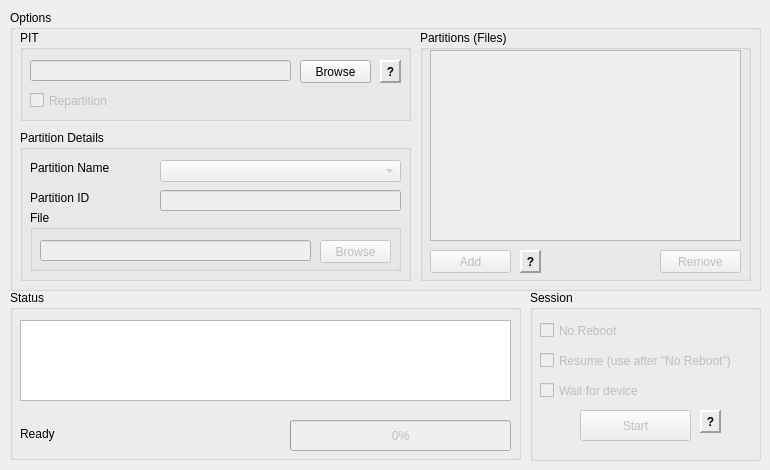
    <widget class="QWidget" name="flashTab">
     <attribute name="title">
      <string>Flash</string>
     </attribute>
     <widget class="QGroupBox" name="statusGroup">
      <property name="geometry">
       <rect>
        <x>10</x>
        <y>290</y>
        <width>511</width>
        <height>170</height>
       </rect>
      </property>
      <property name="title">
       <string>Status</string>
      </property>
      <widget class="QProgressBar" name="flashProgressBar">
       <property name="enabled">
        <bool>false</bool>
       </property>
       <property name="geometry">
        <rect>
         <x>280</x>
         <y>130</y>
         <width>221</width>
         <height>31</height>
        </rect>
       </property>
       <property name="value">
        <number>0</number>
       </property>
      </widget>
      <widget class="QPlainTextEdit" name="outputPlainTextEdit">
       <property name="enabled">
        <bool>true</bool>
       </property>
       <property name="geometry">
        <rect>
         <x>10</x>
         <y>30</y>
         <width>491</width>
         <height>81</height>
        </rect>
       </property>
       <property name="undoRedoEnabled">
        <bool>false</bool>
       </property>
       <property name="readOnly">
        <bool>true</bool>
       </property>
       <property name="plainText">
        <string notr="true"/>
       </property>
      </widget>
      <widget class="QLabel" name="flashLabel">
       <property name="geometry">
        <rect>
         <x>10</x>
         <y>130</y>
         <width>261</width>
         <height>21</height>
        </rect>
       </property>
       <property name="layoutDirection">
        <enum>Qt::LayoutDirection::RightToLeft</enum>
       </property>
       <property name="text">
        <string notr="true">Ready</string>
       </property>
       <property name="textFormat">
        <enum>Qt::TextFormat::PlainText</enum>
       </property>
       <property name="alignment">
        <set>Qt::AlignmentFlag::AlignBottom|Qt::AlignmentFlag::AlignLeading|Qt::AlignmentFlag::AlignLeft</set>
       </property>
      </widget>
     </widget>
     <widget class="QGroupBox" name="optionsGroup">
      <property name="geometry">
       <rect>
        <x>10</x>
        <y>10</y>
        <width>751</width>
        <height>281</height>
       </rect>
      </property>
      <property name="title">
       <string>Options</string>
      </property>
      <widget class="QGroupBox" name="pitGroup">
       <property name="geometry">
        <rect>
         <x>10</x>
         <y>20</y>
         <width>391</width>
         <height>91</height>
        </rect>
       </property>
       <property name="title">
        <string>PIT</string>
       </property>
       <widget class="QLineEdit" name="pitLineEdit">
        <property name="enabled">
         <bool>false</bool>
        </property>
        <property name="geometry">
         <rect>
          <x>10</x>
          <y>30</y>
          <width>261</width>
          <height>21</height>
         </rect>
        </property>
        <property name="readOnly">
         <bool>true</bool>
        </property>
       </widget>
       <widget class="QPushButton" name="pitBrowseButton">
        <property name="enabled">
         <bool>true</bool>
        </property>
        <property name="geometry">
         <rect>
          <x>280</x>
          <y>30</y>
          <width>71</width>
          <height>23</height>
         </rect>
        </property>
        <property name="focusPolicy">
         <enum>Qt::FocusPolicy::NoFocus</enum>
        </property>
        <property name="text">
         <string>Browse</string>
        </property>
        <property name="autoDefault">
         <bool>false</bool>
        </property>
        <property name="default">
         <bool>false</bool>
        </property>
        <property name="flat">
         <bool>false</bool>
        </property>
       </widget>
       <widget class="QLabel" name="pitBrowseTipLabel">
        <property name="enabled">
         <bool>true</bool>
        </property>
        <property name="geometry">
         <rect>
          <x>360</x>
          <y>30</y>
          <width>21</width>
          <height>23</height>
         </rect>
        </property>
        <property name="font">
         <font>
          <bold>true</bold>
         </font>
        </property>
        <property name="toolTip">
         <string notr="true">You can retrieve/download your device's PIT file from the Utilities tab.</string>
        </property>
        <property name="statusTip">
         <string notr="true"/>
        </property>
        <property name="whatsThis">
         <string notr="true"/>
        </property>
        <property name="frameShape">
         <enum>QFrame::Shape::Panel</enum>
        </property>
        <property name="frameShadow">
         <enum>QFrame::Shadow::Raised</enum>
        </property>
        <property name="lineWidth">
         <number>2</number>
        </property>
        <property name="midLineWidth">
         <number>0</number>
        </property>
        <property name="text">
         <string>?</string>
        </property>
        <property name="alignment">
         <set>Qt::AlignmentFlag::AlignCenter</set>
        </property>
       </widget>
       <widget class="QCheckBox" name="repartitionCheckBox">
        <property name="enabled">
         <bool>false</bool>
        </property>
        <property name="geometry">
         <rect>
          <x>10</x>
          <y>60</y>
          <width>131</width>
          <height>21</height>
         </rect>
        </property>
        <property name="toolTip">
         <string notr="true">Repartitioning will wipe all data for your phone and install the selected PIT file.</string>
        </property>
        <property name="text">
         <string>Repartition</string>
        </property>
       </widget>
      </widget>
      <widget class="QGroupBox" name="partitionGroup">
       <property name="geometry">
        <rect>
         <x>10</x>
         <y>120</y>
         <width>391</width>
         <height>151</height>
        </rect>
       </property>
       <property name="title">
        <string>Partition Details</string>
       </property>
       <widget class="QComboBox" name="partitionNameComboBox">
        <property name="enabled">
         <bool>false</bool>
        </property>
        <property name="geometry">
         <rect>
          <x>140</x>
          <y>30</y>
          <width>241</width>
          <height>22</height>
         </rect>
        </property>
       </widget>
       <widget class="QLabel" name="partitionNameLabel">
        <property name="geometry">
         <rect>
          <x>10</x>
          <y>30</y>
          <width>121</width>
          <height>16</height>
         </rect>
        </property>
        <property name="text">
         <string>Partition Name</string>
        </property>
       </widget>
       <widget class="QLabel" name="partitionIdLabel">
        <property name="geometry">
         <rect>
          <x>10</x>
          <y>60</y>
          <width>121</width>
          <height>16</height>
         </rect>
        </property>
        <property name="text">
         <string>Partition ID</string>
        </property>
       </widget>
       <widget class="QGroupBox" name="partitionFileGroup">
        <property name="geometry">
         <rect>
          <x>10</x>
          <y>80</y>
          <width>371</width>
          <height>61</height>
         </rect>
        </property>
        <property name="title">
         <string>File</string>
        </property>
        <widget class="QLineEdit" name="partitionFileLineEdit">
         <property name="enabled">
          <bool>false</bool>
         </property>
         <property name="geometry">
          <rect>
           <x>10</x>
           <y>30</y>
           <width>271</width>
           <height>21</height>
          </rect>
         </property>
         <property name="readOnly">
          <bool>true</bool>
         </property>
        </widget>
        <widget class="QPushButton" name="partitionFileBrowseButton">
         <property name="enabled">
          <bool>false</bool>
         </property>
         <property name="geometry">
          <rect>
           <x>290</x>
           <y>30</y>
           <width>71</width>
           <height>23</height>
          </rect>
         </property>
         <property name="text">
          <string>Browse</string>
         </property>
        </widget>
       </widget>
       <widget class="QLineEdit" name="partitionIdLineEdit">
        <property name="enabled">
         <bool>false</bool>
        </property>
        <property name="geometry">
         <rect>
          <x>140</x>
          <y>60</y>
          <width>241</width>
          <height>21</height>
         </rect>
        </property>
        <property name="readOnly">
         <bool>true</bool>
        </property>
       </widget>
      </widget>
      <widget class="QGroupBox" name="partitionsGroup">
       <property name="geometry">
        <rect>
         <x>410</x>
         <y>20</y>
         <width>331</width>
         <height>251</height>
        </rect>
       </property>
       <property name="title">
        <string>Partitions (Files)</string>
       </property>
       <widget class="QPushButton" name="addPartitionButton">
        <property name="enabled">
         <bool>false</bool>
        </property>
        <property name="geometry">
         <rect>
          <x>10</x>
          <y>220</y>
          <width>81</width>
          <height>23</height>
         </rect>
        </property>
        <property name="text">
         <string>Add</string>
        </property>
       </widget>
       <widget class="QListWidget" name="partitionsListWidget">
        <property name="enabled">
         <bool>false</bool>
        </property>
        <property name="geometry">
         <rect>
          <x>10</x>
          <y>20</y>
          <width>311</width>
          <height>191</height>
         </rect>
        </property>
       </widget>
       <widget class="QPushButton" name="removePartitionButton">
        <property name="enabled">
         <bool>false</bool>
        </property>
        <property name="geometry">
         <rect>
          <x>240</x>
          <y>220</y>
          <width>81</width>
          <height>23</height>
         </rect>
        </property>
        <property name="text">
         <string>Remove</string>
        </property>
       </widget>
       <widget class="QLabel" name="addPartitionTipLabel">
        <property name="geometry">
         <rect>
          <x>100</x>
          <y>220</y>
          <width>21</width>
          <height>23</height>
         </rect>
        </property>
        <property name="font">
         <font>
          <bold>true</bold>
         </font>
        </property>
        <property name="toolTip">
         <string notr="true">Use the &quot;Add&quot; button to add additional files to be flashed.</string>
        </property>
        <property name="frameShape">
         <enum>QFrame::Shape::Panel</enum>
        </property>
        <property name="frameShadow">
         <enum>QFrame::Shadow::Raised</enum>
        </property>
        <property name="lineWidth">
         <number>2</number>
        </property>
        <property name="midLineWidth">
         <number>0</number>
        </property>
        <property name="text">
         <string>?</string>
        </property>
        <property name="alignment">
         <set>Qt::AlignmentFlag::AlignCenter</set>
        </property>
       </widget>
      </widget>
     </widget>
     <widget class="QGroupBox" name="sessionGroup">
      <property name="geometry">
       <rect>
        <x>530</x>
        <y>290</y>
        <width>231</width>
        <height>171</height>
       </rect>
      </property>
      <property name="title">
       <string>Session</string>
      </property>
      <widget class="QCheckBox" name="noRebootCheckBox">
       <property name="enabled">
        <bool>false</bool>
       </property>
       <property name="geometry">
        <rect>
         <x>10</x>
         <y>30</y>
         <width>211</width>
         <height>21</height>
        </rect>
       </property>
       <property name="toolTip">
        <string notr="true">Can be enabled to prevent your device rebooting after the flash finishes.</string>
       </property>
       <property name="text">
        <string>No Reboot</string>
       </property>
      </widget>
      <widget class="QCheckBox" name="resumeCheckbox">
       <property name="enabled">
        <bool>false</bool>
       </property>
       <property name="geometry">
        <rect>
         <x>10</x>
         <y>60</y>
         <width>211</width>
         <height>21</height>
        </rect>
       </property>
       <property name="toolTip">
        <string notr="true">Resume flash action, to be used after &quot;No Reboot&quot; was used.</string>
       </property>
       <property name="text">
        <string>Resume (use after &quot;No Reboot&quot;)</string>
       </property>
      </widget>
      <widget class="QCheckBox" name="waitForDeviceCheckbox">
       <property name="enabled">
        <bool>false</bool>
       </property>
       <property name="geometry">
        <rect>
         <x>10</x>
         <y>90</y>
         <width>211</width>
         <height>21</height>
        </rect>
       </property>
       <property name="toolTip">
        <string notr="true">If enabled then Heimdall waits until a compatible device is connected and then flashes.</string>
       </property>
       <property name="text">
        <string>Wait for device</string>
       </property>
      </widget>
      <widget class="QPushButton" name="startFlashButton">
       <property name="enabled">
        <bool>false</bool>
       </property>
       <property name="geometry">
        <rect>
         <x>50</x>
         <y>120</y>
         <width>111</width>
         <height>31</height>
        </rect>
       </property>
       <property name="text">
        <string>Start</string>
       </property>
      </widget>
      <widget class="QLabel" name="startFlashTipLabel">
       <property name="geometry">
        <rect>
         <x>170</x>
         <y>120</y>
         <width>21</width>
         <height>23</height>
        </rect>
       </property>
       <property name="font">
        <font>
         <bold>true</bold>
        </font>
       </property>
       <property name="toolTip">
        <string notr="true">The &quot;Start&quot; button will remain inactive until at least one partition/file is added.</string>
       </property>
       <property name="frameShape">
        <enum>QFrame::Shape::Panel</enum>
       </property>
       <property name="frameShadow">
        <enum>QFrame::Shadow::Raised</enum>
       </property>
       <property name="lineWidth">
        <number>2</number>
       </property>
       <property name="midLineWidth">
        <number>0</number>
       </property>
       <property name="text">
        <string>?</string>
       </property>
       <property name="alignment">
        <set>Qt::AlignmentFlag::AlignCenter</set>
       </property>
      </widget>
     </widget>
    </widget>
